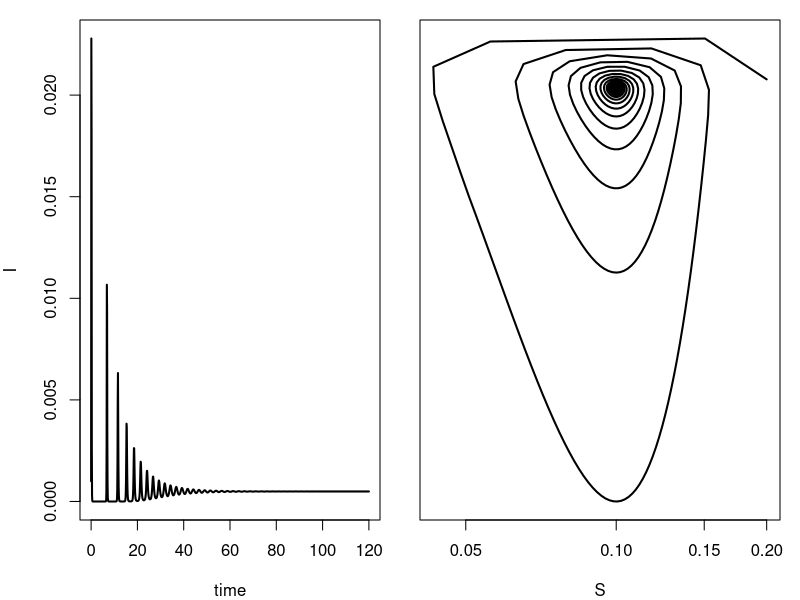
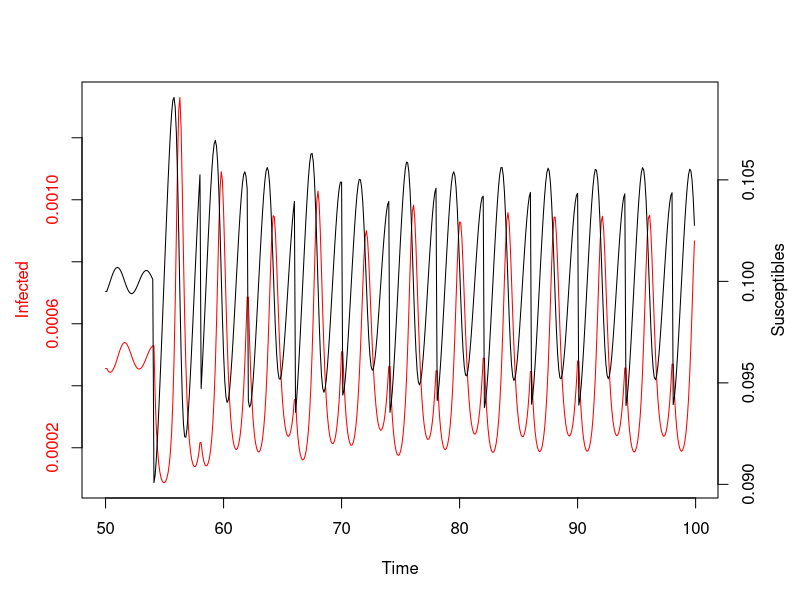
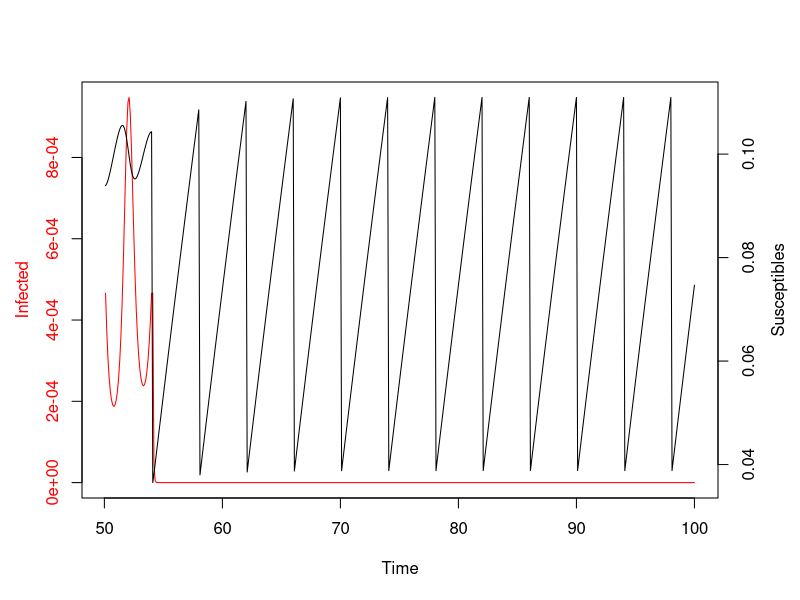

The R source for these figures, in order: (Note: this script raises an error after producing the figures.)
### R code from vignette source 'pulsed-vaccination.rnw'
### Encoding: UTF-8

###################################################
### code chunk number 1: pulsed-vaccination.rnw:76-93
###################################################
require(deSolve)                          #deSolve library needed for this computing session

sir.model.open <- function (t, x, params) {    #here we begin a function with three arguments
  S <- x[1]                               #create local variable S, the first element of x
  I <- x[2]                               #create local variable I
  R <- x[3]                               #create local variable R
  with(                                   #we can simplify code using "with"
       as.list(params),                   #this argument to "with" lets us use the variable names
       {                                  #the system of rate equations
         dS <- mu*(S+I+R) - beta*S*I - mu*S
         dI <- beta*S*I - gamma*I - mu*I
         dR <- gamma*I - mu*R
         dx <- c(dS,dI,dR)                #combine results into a single vector dx
         list(dx)                         #return result as a list
       }
       )
}


###################################################
### code chunk number 2: parameters
###################################################
R0 <- 10
N <-  1					                       #population size
mu <- 0.02                             #per capita birth/death rate
gamma <- 365/10  			                 #recovery rate (in years)
beta <- R0*(gamma+mu)/N 	             #transmission rate
xstart <- c(S=0.2, I=0.001, R=1-0.2-0.001)	 #initial conditions, must sum to one
Tmax <- 120                            #integrate for 200 years after transients
params <- c(beta=beta, gamma=gamma, mu=mu)  #parameter vector
tau <- 0.1                             #size of time step
times <- seq(0, Tmax, by=tau)          #function seq returns a sequence


###################################################
### code chunk number 3: pulsed-vaccination.rnw:113-114
###################################################
out <- ode(xstart,times,sir.model.open,params, method='ode45', rtol=1e-7)  


###################################################
### code chunk number 4: pulsed-vaccination.rnw:119-124
###################################################
op <- par(fig=c(0,0.5,0,1),mar=c(4,4,1,1))                      #set graphical parameters
plot(I~time,data=out, type='l', lwd=2)                          #plot the I variable against time
par(fig=c(0.5,1,0,1),mar=c(4,1,1,1),new=T)                      #re-set graphical parameters
plot(I~S,data=out,log='xy',yaxt='n',xlab='S', type='l', lwd=2)  #plot phase portrait
par(op)                                                         #re-set graphical parameters


###################################################
### code chunk number 5: reset-parameters
###################################################
xstart <- out[which(out[,1]==50),2:4] # start pulsed vaccination strategies once initial system reached equilibrium


###################################################
### code chunk number 6: new-parameters
###################################################
pv <- 0.1                     # fraction of susceptibles vaccinated
Tv <- 4                       # number of years between pulses
vacc.events <- floor(Tmax/Tv) # number of pulses in Tmax years


###################################################
### code chunk number 7: dataframe
###################################################
data <- data.frame(S=out[which(out[,1]==50),2],
                   I=out[which(out[,1]==50),3],
                   R=out[which(out[,1]==50),4])


###################################################
### code chunk number 8: pulsed-vaccination.rnw:155-162
###################################################
for(i in 1:vacc.events){
  out <- ode(xstart, seq(tau, Tv, by=tau), sir.model.open, params, method='ode45', rtol=1e-7)
  xstart <- out[dim(out)[1],2:4]        # reset initial condition
  xstart[1] <- (1-pv)*(tail(out,1)[2])  # vaccinate susceptibles
  xstart[3] <- xstart[3]+(pv)*(tail(out,1)[2])  # move to recovered class
  data <- rbind(data,out[,2:4])         # store result
}


###################################################
### code chunk number 9: plot-vax
###################################################
data$time <- seq(50, Tmax+50, by=tau)
par(mar=c(5,4,4,4)+0.1)
plot(data$time[1:500], data$I[1:500], type='l', xlab='Time', ylab='', col='red', axes=FALSE)
axis(2, col.axis='red')
mtext(side=2, line=2.5, 'Infected', col='red')
box()
axis(1)
par(new=TRUE)
plot(data$time[1:500], data$S[1:500], type='l', xlab='', ylab='', axes=FALSE, col='black')
axis(4)
mtext(side=4, line=2.5, 'Susceptibles')


# Exercise 1. Why might this periodicity be of interest? 
#             I think periodicity is of interest because this allows strategic control methods. 
#             What might be the consequences of “peaks” and “troughs” for public health?
#             This could lead to targetted vaccination times, or the ordering/stockpiling schedules of certain treatments. 
# Exercise 2. By modifying the value of pv, see if you can locate the vaccination threshold. 
#             
pv.test <- 0.65 # varied this value from 0.1 - 0.8 in 0.2 increments. At 65% coverage, there is an initial infected but now epidemic

data.test <- data.frame(S=out[which(out[,1]==50),2],
                   I=out[which(out[,1]==50),3],
                   R=out[which(out[,1]==50),4])

for(i in 1:vacc.events){
  out <- ode(xstart, seq(tau, Tv, by=tau), sir.model.open, params, method='ode45', rtol=1e-7)
  xstart <- out[dim(out)[1],2:4]        # reset initial condition
  xstart[1] <- (1-pv.test)*(tail(out,1)[2])  # vaccinate susceptibles
  xstart[3] <- xstart[3]+(pv.test)*(tail(out,1)[2])  # move to recovered class
  data.test <- rbind(data.test,out[,2:4])         # store result
}

time <- seq(50, Tmax+50, by=tau) # idk why getting this error, appending time from data 
time <- time[time != "50"]
data.test$time <- time
par(mar=c(5,4,4,4)+0.1)
plot(data.test$time[1:500], data.test$I[1:500], type='l', xlab='Time', ylab='', col='red', axes=FALSE)
axis(2, col.axis='red')
mtext(side=2, line=2.5, 'Infected', col='red')
box()
axis(1)
par(new=TRUE)
plot(data.test$time[1:500], data.test$S[1:500], type='l', xlab='', ylab='', axes=FALSE, col='black')
axis(4)
mtext(side=4, line=2.5, 'Susceptibles')

# Does this agree with the analytically predicted threshold?
# Based on the analytically predicted threshold for an R0 of 10, 
# ((mu*T - pv)* (e^mu*T - 1) + mu*pv*T)/(mu*T(pv - 1 + e^mu*T)) < 1/R0 
threshold <- function(mu, Tv, pv, R0){
  ((mu*Tv - pv)* (exp(1)^(mu*Tv) - 1) + mu*pv*Tv)/(mu*Tv*(pv - 1 + exp(1)^(mu*Tv))) < 1/R0 
}

pv.values <- seq(0.01, 1, by = 0.01)
table(pv.values, threshold(0.02, 4, pv.values, 10))
# In fact, this calculation shows that the threshold is actually slightly lower, 0.55

# Exercise 3. One thing we might be interested in knowing is how our vaccination strategy aﬀects mean disease prevalance. 
#             Devise a strategy to study this question and produce a plot illustrate the result. 

# To study disease prevalence, we will calculate the number of mean I across the time period with varying vaccination prevalance (pv) and vaccination events (Tv)
# First we can calculate the mean I for the originally given conditions. 
mean(data$I)

# It seems reasonable to vary pv at 5% levels
pv.values <- seq(0.05, 1, by = 0.05)
# It seems reasonable to vary vaccination events from 1:50. 
Tv.values <- seq(1, 50, by = 1)

# cross these two vectors to determine all possible vaccination strategies
vacc.strategies <- tidyr::crossing(pv.values, Tv.values)

# Make a function to calculate mean I based on pv and Tv
calc.meanI <- function(pv, Tv){
  vacc.events <- floor(Tmax/Tv)
  data = data.frame(S=out[which(out[,1]==50),2],
                                    I=out[which(out[,1]==50),3],
                                    R=out[which(out[,1]==50),4])
for(i in 1:vacc.events){
  out <- ode(xstart, seq(tau, Tv, by=tau), sir.model.open, params, method='ode45', rtol=1e-7)
  xstart <- out[dim(out)[1],2:4]        # reset initial condition
  xstart[1] <- (1-pv)*(tail(out,1)[2])  # vaccinate susceptibles
  xstart[3] <- xstart[3]+(pv)*(tail(out,1)[2])  # move to recovered class
  data <- rbind(data,out[,2:4])         # store result
}
  mI <- mean(data$I)
  return(mI)
} 

# Run this function on all the possible vaccination parameters 
library(magrittr)
vacc.strategies %<>% mutate(mI = purrr::map2(pv.values, Tv.values, calc.meanI)) # takes about 3 minutes 
vacc.strategies$meanI <- unlist(vacc.strategies$mI)
# plot the mean infection prevalence as a heatmap based on pv and Tv
ggplot(vacc.strategies, aes(x = pv.values, y = Tv.values, fill = meanI)) + 
  geom_tile() +
  labs(x = "Vaccination prevalence", y = "Pulse vaccination frequency (years)", fill = "Infection prevalence (mean)") + 
  scale_fill_viridis_c(direction = -1, labels = function(x){sprintf("%.4f", x)})

 
